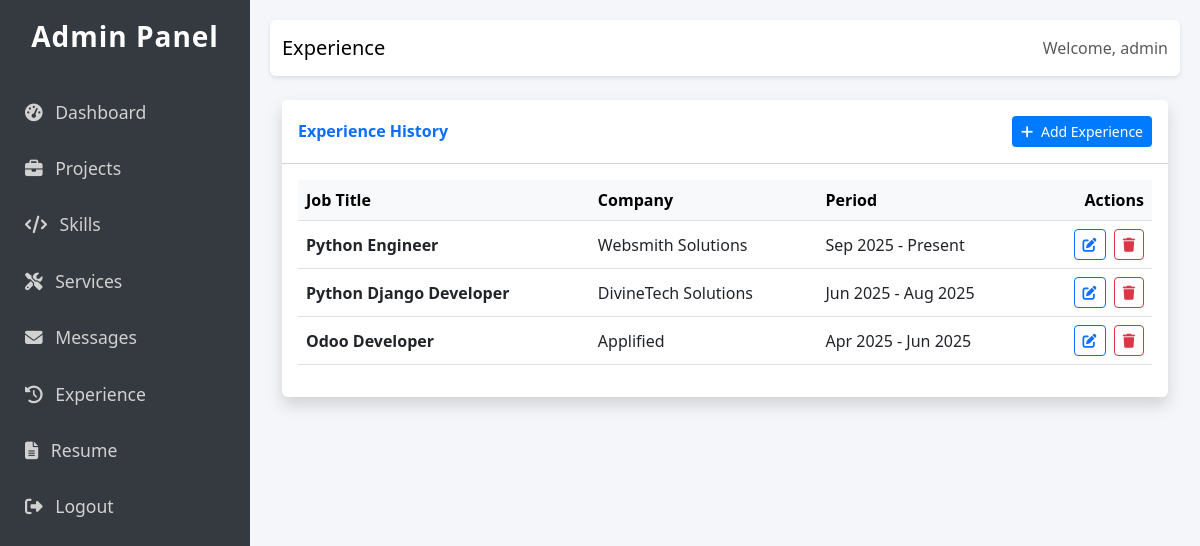
The page /custom-admin/experience/ (signed in) on the database its author committed.
### core/models.py (models this page shows, shortened)
class Experience(models.Model):
    job_title = models.CharField(max_length=200)
    company = models.CharField(max_length=200)
    start_date = models.DateField()
    end_date = models.DateField(null=True, blank=True)
    description = models.TextField()
    is_current = models.BooleanField(default=False)
    created_at = models.DateTimeField(auto_now_add=True)
    class Meta:
        ordering = ['-start_date']

### custom_admin/views.py (the view)
# urls.py: path('experience/', views.experience_list, name='experience_list'),
@login_required
def experience_list(request):
    experiences = Experience.objects.all().order_by('-start_date')
    return render(request, 'custom_admin/experience_list.html', {'experiences': experiences})

### custom_admin/templates/custom_admin/experience_list.html (shortened to what this page needs)
{% extends 'custom_admin/base.html' %}
{% block header %}Experience{% endblock %}
{% block content %}
<div class="row">
    <div class="col-md-12">
        <div class="card shadow mb-4">
            <div class="card-header py-3 d-flex justify-content-between align-items-center bg-white">
                <h6 class="m-0 fw-bold text-primary">Experience History</h6>
                <a href="{% url 'custom_admin:experience_create' %}" class="btn btn-custom btn-sm"><i class="fas fa-plus me-1"></i> Add Experience</a>
            </div>
            <div class="card-body">
                <div class="table-responsive">
                    <table class="table table-hover align-middle">
                        <thead class="table-light">
                            <tr>
                                <th>Job Title</th>
                                <th>Company</th>
                                <th>Period</th>
                                <th class="text-end">Actions</th>
                            </tr>
                        </thead>
                        <tbody>
                            {% for exp in experiences %}
                            <tr>
                                <td class="fw-bold">{{ exp.job_title }}</td>
                                <td>{{ exp.company }}</td>
                                <td>
                                    {{ exp.start_date|date:"M Y" }} -
                                    {% if exp.is_current %}
                                        Present
                                    {% elif exp.end_date %}
                                        {{ exp.end_date|date:"M Y" }}
                                    {% else %}
                                        Present
                                    {% endif %}
                                </td>
                                <td class="text-end">
                                    <a href="{% url 'custom_admin:experience_update' exp.pk %}" class="btn btn-sm btn-outline-primary me-1"><i class="fas fa-edit"></i></a>
                                    <a href="{% url 'custom_admin:experience_delete' exp.pk %}" class="btn btn-sm btn-outline-danger"><i class="fas fa-trash"></i></a>
                                </td>
                            </tr>
                            {% empty %}
                            <tr>
                                <td colspan="4" class="text-center text-muted py-5">
                                    <p>No experience added yet.</p>
                                </td>
                            </tr>
                            {% endfor %}
                        </tbody>
                    </table>
                </div>
            </div>
        </div>
    </div>
</div>
{% endblock %}

### custom_admin/templates/custom_admin/base.html (shortened to what this page needs)
<!DOCTYPE html>
<html lang="en">
<head>
    <link href="https://cdn.jsdelivr.net/npm/bootstrap@5.3.0/dist/css/bootstrap.min.css" rel="stylesheet">
    <link href="https://cdnjs.cloudflare.com/ajax/libs/font-awesome/6.4.0/css/all.min.css" rel="stylesheet">
</head>
<body>
<div class="sidebar">
    <h3>Admin Panel</h3>
    <a href="{% url 'custom_admin:dashboard' %}"><i class="fas fa-tachometer-alt me-2"></i> Dashboard</a>
    <a href="{% url 'custom_admin:project_list' %}"><i class="fas fa-briefcase me-2"></i> Projects</a>
    <a href="{% url 'custom_admin:skill_list' %}"><i class="fas fa-code me-2"></i> Skills</a>
    <a href="{% url 'custom_admin:service_list' %}"><i class="fas fa-tools me-2"></i> Services</a>
    <a href="{% url 'custom_admin:contact_list' %}"><i class="fas fa-envelope me-2"></i> Messages</a>
    <a href="{% url 'custom_admin:experience_list' %}"><i class="fas fa-history me-2"></i> Experience</a>
    <a href="{% url 'custom_admin:resume_list' %}"><i class="fas fa-file-alt me-2"></i> Resume</a>
    <a href="{% url 'custom_admin:logout' %}"><i class="fas fa-sign-out-alt me-2"></i> Logout</a>
</div>
<div class="main-content">
    <nav class="navbar navbar-expand-lg navbar-light bg-white mb-4 rounded">
        <div class="container-fluid">
            <span class="navbar-brand mb-0 h1">{% block header %}Dashboard{% endblock %}</span>
            <div class="d-flex">
                <span class="navbar-text">Welcome, {{ request.user.username }}</span>
            </div>
        </div>
    </nav>
    <div class="container-fluid">
        {% block content %}
        {% endblock %}
    </div>
</div>
</body>
</html>

### custom_admin/templates/custom_admin/base.html (style rules this page uses)
body { font-family: 'Segoe UI', Tahoma, Geneva, Verdana, sans-serif; background-color: #f4f6f9; }
.sidebar { height: 100vh; width: 250px; position: fixed; top: 0; left: 0; background-color: #343a40; padding-top: 20px; color: #fff; }
.sidebar a { padding: 15px 25px; text-decoration: none; font-size: 1.1rem; color: #d1d1d1; display: block; transition: 0.3s; }
.sidebar h3 { text-align: center; margin-bottom: 30px; font-weight: 700; letter-spacing: 1px; }
.main-content { margin-left: 250px; padding: 20px; }
.navbar { box-shadow: 0 2px 4px rgba(0,0,0,0.1); }
.card { border: none; box-shadow: 0 0.5rem 1rem rgba(0, 0, 0, 0.05); transition: transform 0.2s; }
.btn-custom { background-color: #007bff; color: white; }

### rows shown on the page
Experience: job_title "Python Engineer", company "Websmith Solutions", start_date "Sep 2025", is_current "Present"
Experience: job_title "Python Django Developer", company "DivineTech Solutions", start_date "Jun 2025", end_date "Aug 2025"
Experience: job_title "Odoo Developer", company "Applified", start_date "Apr 2025", end_date "Jun 2025"

### other values the page prints
{{ request.user.username }} "admin"
